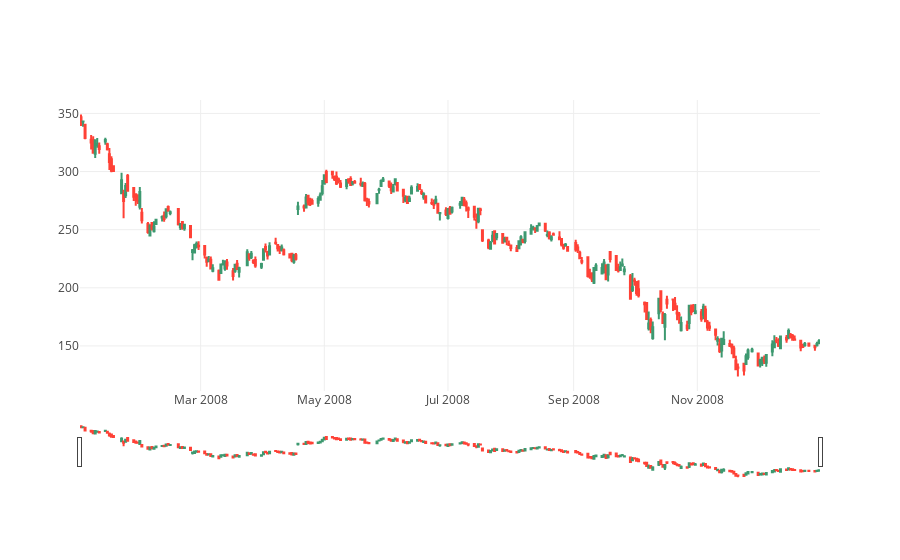

Here is the notebook cell this chart was saved with:
### Code cell
# Candlestick chart of 2008
trace = go.Candlestick(x=google['2008'].index,
                open=google['2008'].Open,
                high=google['2008'].High,
                low=google['2008'].Low,
                close=google['2008'].Close)
data = [trace]
iplot(data, filename='simple_candlestick')

### Figure 1 — Plotly figure (JSON) as saved in the notebook; plotly's stock layout.template omitted (floating-point values rounded to 4 significant figures; data arrays with more than 128 entries replaced by an {"elided": "..."} marker saying what was removed)
{"data": [{"close": {"elided": "253 float values"}, "high": {"elided": "253 float values"}, "low": {"elided": "253 float values"}, "open": {"elided": "253 float values"}, "type": "candlestick", "uid": "877bffd8-192b-4979-89a4-83931de96d2e", "x": {"elided": "253 str values"}}], "layout": {}}
